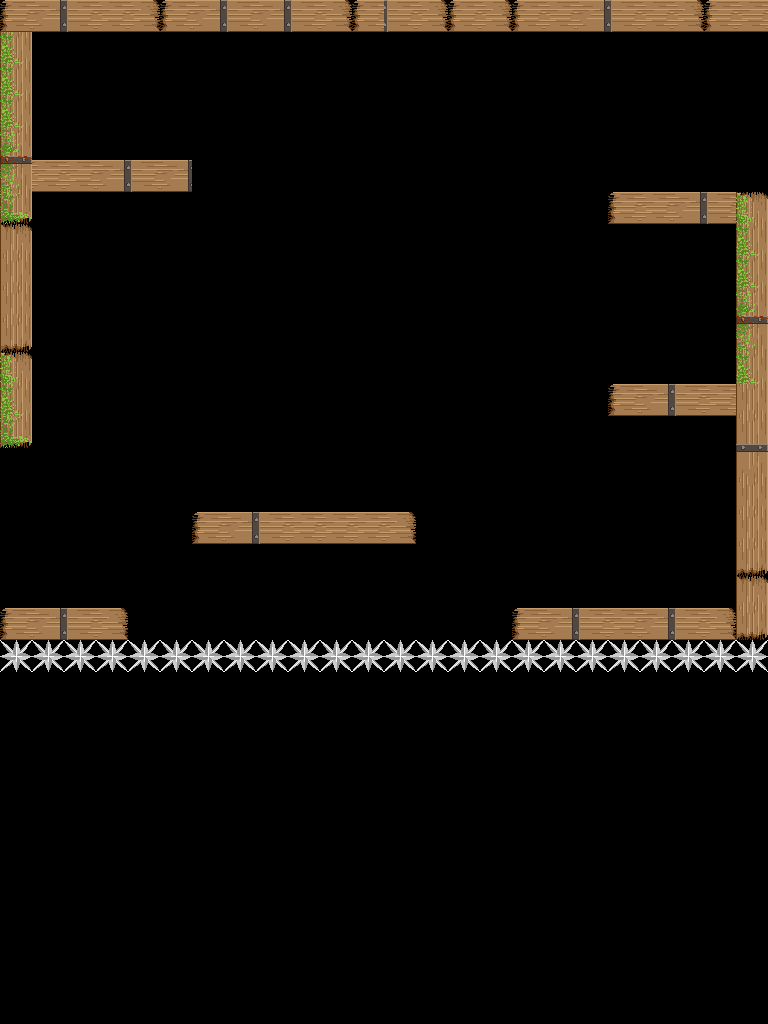

Tiled map render using the project's own tile images. Description and the map definition, with tile-layer contents summarised, below:
An orthogonal 24x32 tile map with 32x32 px tiles, 2 tile layers (Tiles, Spikes) and 17 objects (Player, Goal, Key, 0, 1).

<map version="1.0" orientation="orthogonal" width="24" height="32" tilewidth="32" tileheight="32">
 <tileset firstgid="1" name="tile set LATEST" tilewidth="32" tileheight="32">
  <image source="tile set LATEST.png" width="288" height="256" />
 </tileset>
 <layer name="Tiles" width="24" height="32">
  <data>[768 cells, 82 non-empty, 15 distinct tile ids]</data>
 </layer>
 <layer name="Spikes" width="24" height="32">
  <data>[768 cells, 24 non-empty, 1 distinct tile ids]</data>
 </layer>
 <objectgroup name="Collisions" width="24" height="32" visible="0">
  <object x="736" y="224" width="32" height="384" />
  <object x="0" y="0" width="768" height="32" />
  <object x="0" y="32" width="32" height="416" />
  <object x="0" y="608" width="128" height="32" />
  <object x="32" y="160" width="160" height="32" />
  <object x="608" y="384" width="128" height="32" />
  <object x="608" y="192" width="160" height="32" />
  <object x="512" y="608" width="256" height="32" />
  <object x="192" y="512" width="224" height="32" />
 </objectgroup>
 <objectgroup name="Game Objects" width="24" height="32" visible="0">
  <object name="Player" x="640" y="512" />
  <object name="Goal" x="96" y="160" />
  <object name="Key" x="672" y="320" />
 </objectgroup>
 <objectgroup name="Spike Rects" width="24" height="32" visible="0">
  <object x="0" y="640" width="768" height="32" />
 </objectgroup>
 <objectgroup name="Spark Rects" width="24" height="32" visible="0">
  <object x="192" y="512" width="224" height="32" />
 </objectgroup>
 <objectgroup name="PlatformsB" width="24" height="32" visible="0">
  <object x="192" y="288">
   <properties>
    <property name="xOffset" value="330" />
    <property name="yOffset" value="0" />
   </properties>
  </object>
 </objectgroup>
 <objectgroup name="Teleports" width="24" height="32" visible="0">
  <object name="1" type="0" x="0" y="448" width="32" height="160" />
  <object name="2" type="1" x="768" y="32" width="32" height="160" />
 </objectgroup>
</map>
